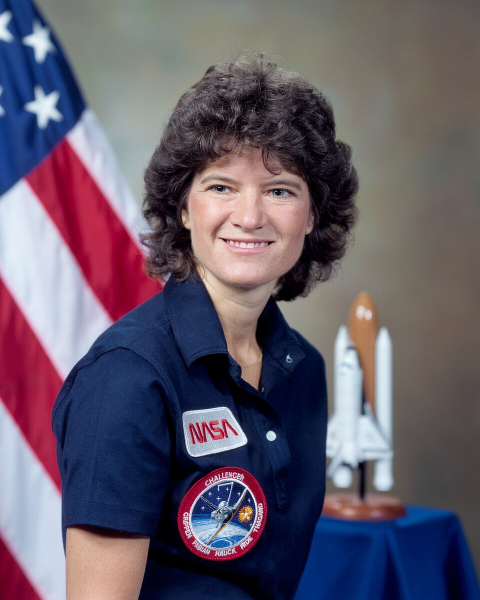
#> input picture apps/web/e2e/fixtures/portrait.jpg, 960 x 1200 px (shown at 1/2 size)
$ python -i matting.py   (imports and definitions only)
#> lines starting #> are read from the running program, lines starting #| are printed output that depends on the picture; after the words box and inside, x2 and y2 are one past the last pixel; in counts of white or black regions, pixels touching at a corner belong together
"""Background removal for evenly lit studio views (no ML weights: colour model + GrabCut)."""

from __future__ import annotations

import cv2
import numpy as np


def _poly_terms(h: int, w: int, step: int) -> tuple[np.ndarray, np.ndarray, np.ndarray]:
    ys, xs = np.mgrid[0:h:step, 0:w:step]
    x = (xs / max(w - 1, 1)).ravel() * 2 - 1
    y = (ys / max(h - 1, 1)).ravel() * 2 - 1
    A = np.stack([np.ones_like(x), x, y, x * y, x * x, y * y, x * x * y, x * y * y, x**3, y**3], axis=1)
    return A, xs.ravel(), ys.ravel()


def fit_background(lab: np.ndarray, border_frac: float = 0.05) -> np.ndarray:
    """Fit a smooth cubic surface per Lab channel to the image border band (robust, iterated)."""
    h, w = lab.shape[:2]
    step = 4
    A, xs, ys = _poly_terms(h, w, step)
    b = max(int(border_frac * min(h, w)), 4)
    band = (xs < b) | (xs >= w - b) | (ys < b) | (ys >= h - b)
    # the feet may touch the bottom band: prefer top and side bands for the first fit
    band_top = band & (ys < h * 0.9)
    samples = lab[ys, xs].astype(np.float64)
    coef = np.zeros((A.shape[1], 3))
    sel = band_top.copy()
    for _ in range(4):
        for c in range(3):
            coef[:, c], *_ = np.linalg.lstsq(A[sel], samples[sel, c], rcond=None)
        res = np.linalg.norm(A @ coef - samples, axis=1)
        thr = max(3.0, 2.5 * np.median(res[band_top]))
        sel = band_top & (res < thr)
    A_full, xs2, ys2 = _poly_terms(h, w, 1)
    out = (A_full @ coef).reshape(h, w, 3).astype(np.float32)
    return out


def matte(img_u8: np.ndarray, grabcut_iters: int = 5) -> np.ndarray:
    """Return a float32 alpha (H, W) in [0, 1] for the largest foreground object of a studio image."""
#> called with grabcut_iters = 5
    h, w = img_u8.shape[:2]
#> h = 1200; w = 960
    # work at reduced resolution for speed, upsample the mask afterwards
    scale = min(1.0, 900.0 / max(h, w))
#> scale = 0.75
    small = cv2.resize(img_u8, (int(w * scale), int(h * scale)), interpolation=cv2.INTER_AREA) if scale < 1 else img_u8
    bgr = cv2.cvtColor(small, cv2.COLOR_RGB2BGR)
    lab = cv2.cvtColor(bgr, cv2.COLOR_BGR2LAB).astype(np.float32)
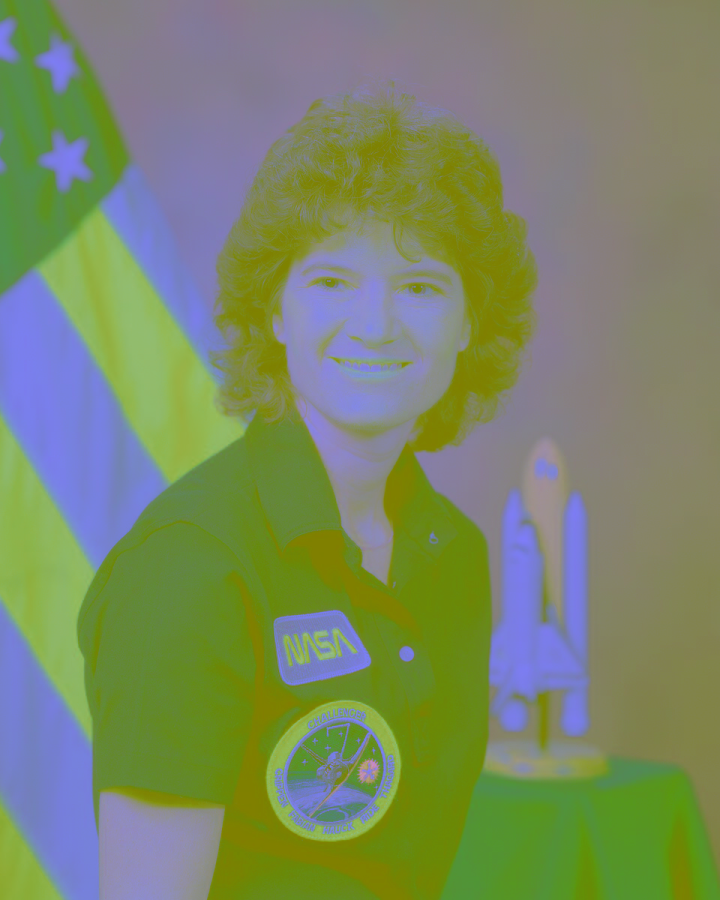
#> lab: shape (900, 720, 3) float32; mean B, G, R 102, 136.5, 122.5
    bg = fit_background(lab)
#> the loop in fit_background, `for _ in range(4):` made 4 passes
#> thr on passes 1 to 4: 25.62, 16.22, 15.34, 15.14
#> after the loop in fit_background, `for _ in range(4):`: coef = [[163.6, 124.3, 138], [-79.55, 7.08, -1.14], [4.97, -2.51, 16.29], [-50.18, 3.71, -10.62], [-47.02, 12.19, -28.03], [-12.61, -7.29, 8.65], [17.91, 1.12, -8.07], [-12.79, 4.79, -14.98], [61.5, -12.44, 25.05], [4.22, -4.01, -6.03]]
#> in fit_background, `out = (A_full @ coef).reshape(h, w, 3).astype(np.float32)`:
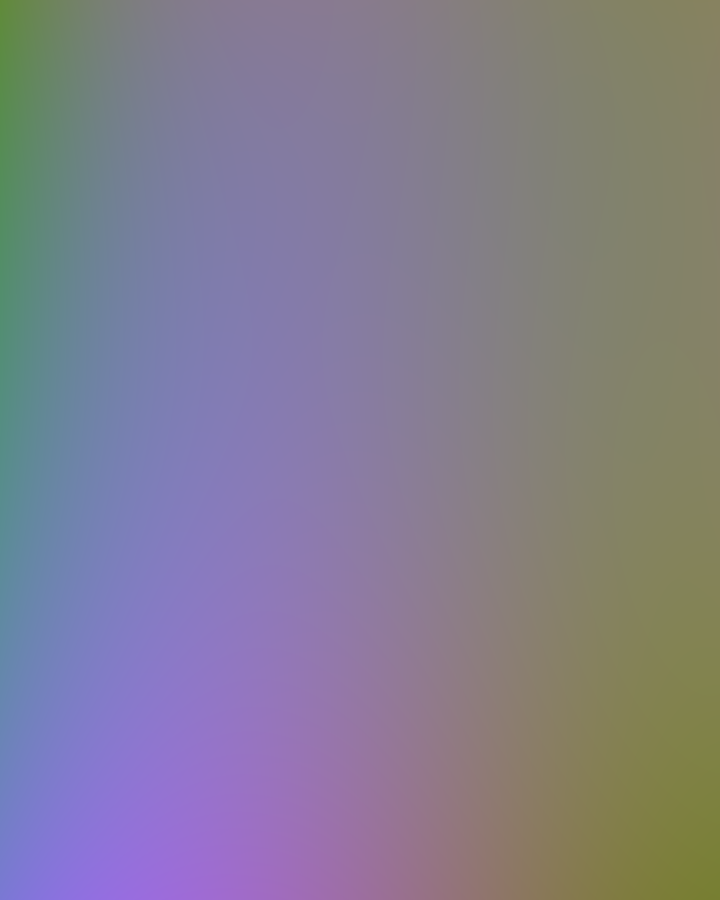
#> out: shape (900, 720, 3) float32; mean of channels 0, 1, 2 143.6, 126, 131.5; drawn as B, G, R
    de = np.linalg.norm(lab - bg, axis=2)
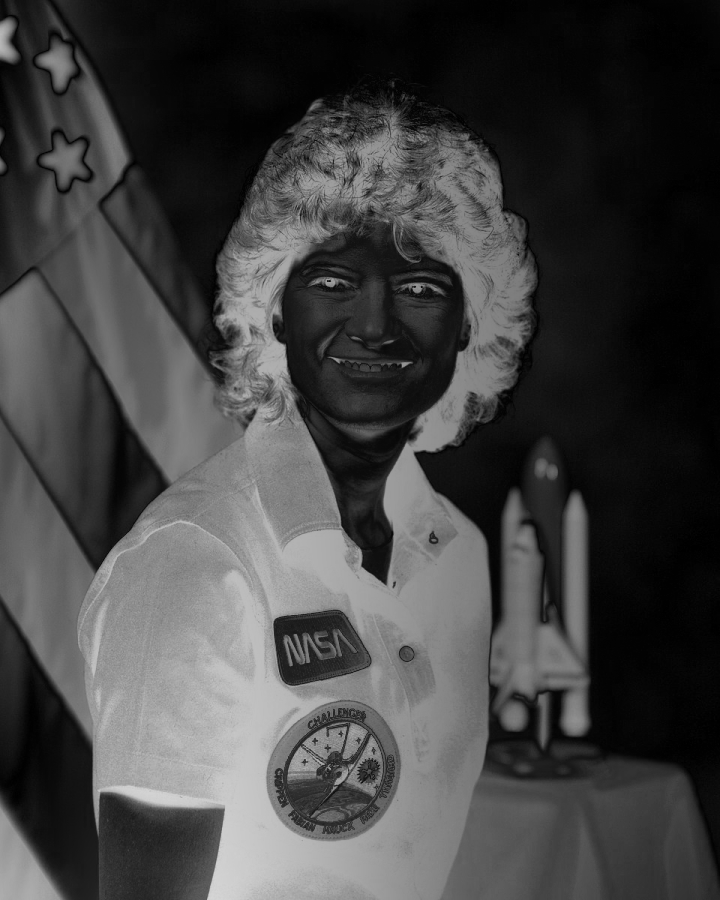
#> de: shape (900, 720) float32; min 0.114, max 214.3, mean 67
    de = cv2.GaussianBlur(de, (0, 0), 1.0)
    thr_hi = max(14.0, float(np.percentile(de, 97)) * 0.35)
#> thr_hi = 63.16
    fg_sure = (de > thr_hi).astype(np.uint8)
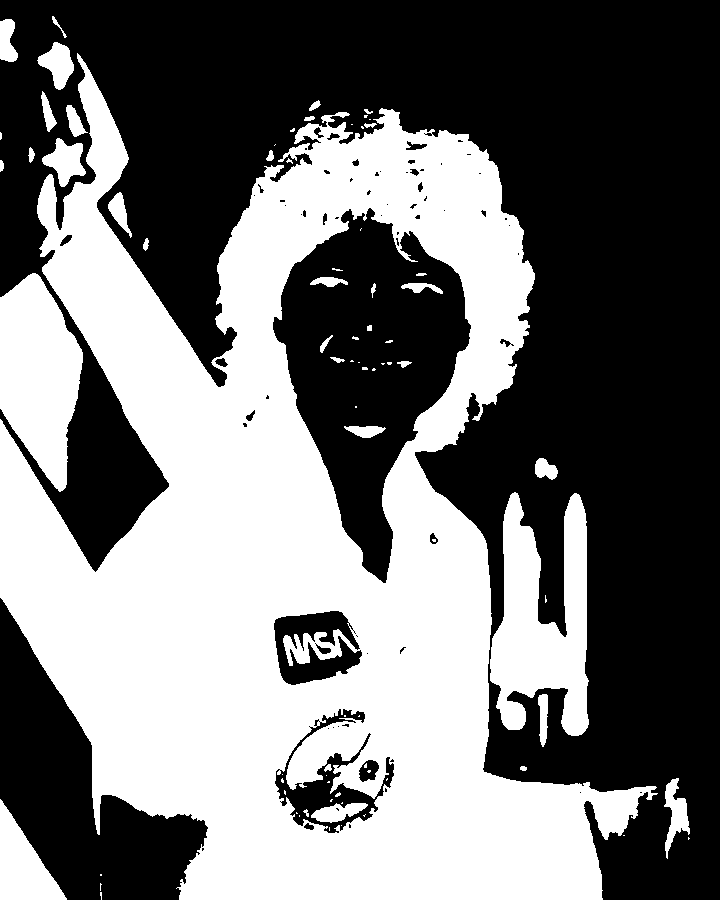
#> fg_sure: shape (900, 720); values 0 (black) and 1 (white), 45.2% white; 79 white regions (44 under 20 px), largest, box (x1, y1, x2, y2) and area: (0, 53, 658, 900) 254611, (490, 492, 589, 736) 14654, (0, 273, 83, 492) 12177
    fg_sure = cv2.morphologyEx(fg_sure, cv2.MORPH_OPEN, np.ones((3, 3), np.uint8))
#> fg_sure: shape (900, 720); values 0 (black) and 1 (white), 45% white; 58 white regions (22 under 20 px), largest, box (x1, y1, x2, y2) and area: (0, 55, 656, 900) 252484, (490, 493, 589, 736) 14648, (0, 273, 83, 491) 12171
    n, lbl, stats, _ = cv2.connectedComponentsWithStats(fg_sure, connectivity=8)
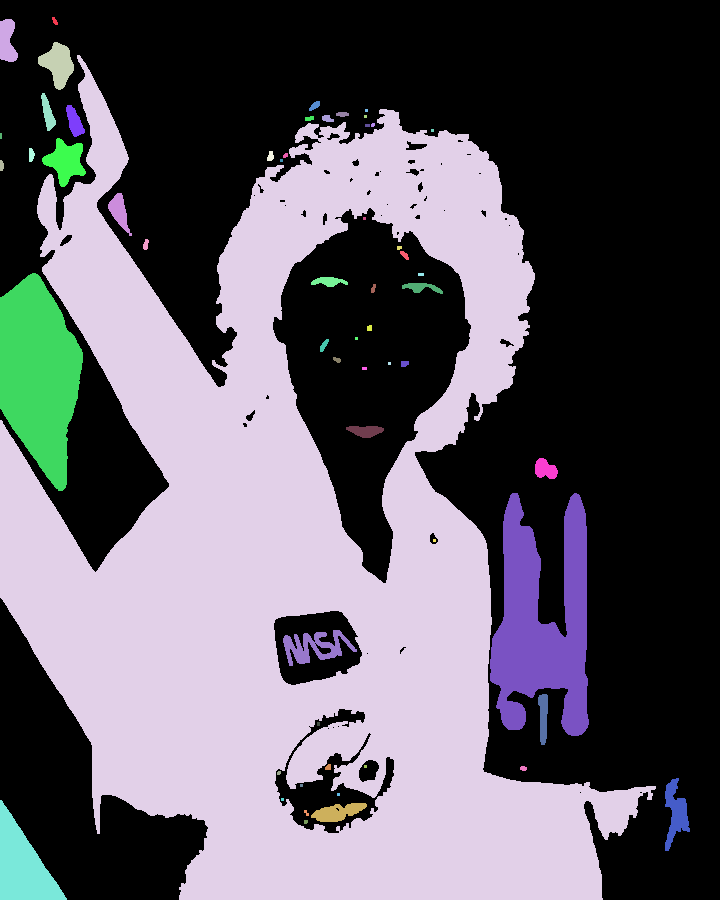
#> lbl: shape (900, 720) int32; 59 distinct labels, from 0 to 58; one colour per label, 0 black
#> n = 59; stats = 59 rows, first 6: [0, 0, 720, 900, 356115], [52, 17, 6, 8, 30], [0, 19, 18, 43, 579], [38, 42, 36, 48, 981], [0, 55, 656, 845, 252484], [41, 93, 15, 38, 286]
    if n <= 1:
        raise RuntimeError("matting failed: no foreground found")
    # keep components that are big (person + separate parts like hands) but drop specks
    areas = stats[1:, cv2.CC_STAT_AREA]
#> areas = 58 values, max 252484 at index 3, min 9 at index 7, mean 5032.5
    keep = np.flatnonzero(areas > 0.02 * areas.max()) + 1
#> keep = [4, 28, 42]
    fg_sure = np.isin(lbl, keep).astype(np.uint8)
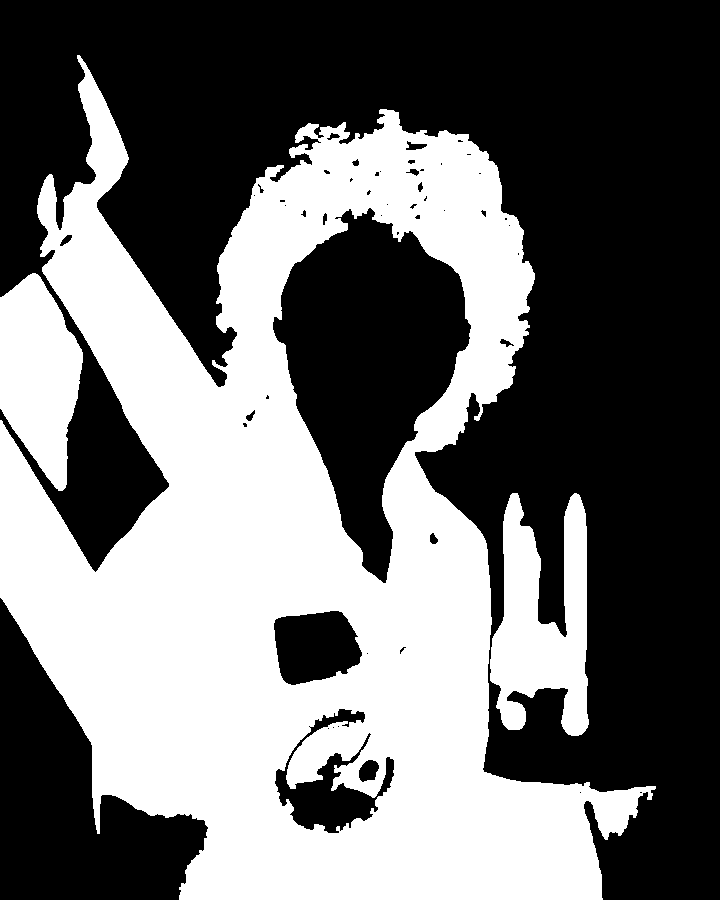
#> fg_sure: shape (900, 720); values 0 (black) and 1 (white), 43.1% white; 3 white regions, box (x1, y1, x2, y2) and area: (0, 55, 656, 900) 252484, (490, 493, 589, 736) 14648, (0, 273, 83, 491) 12171
    thr_lo = max(5.0, thr_hi * 0.4)
#> thr_lo = 25.27
    prob_fg = (de > thr_lo).astype(np.uint8)
#> prob_fg: shape (900, 720); values 0 (black) and 1 (white), 61.9% white; 52 black regions (28 under 20 px), largest, box (x1, y1, x2, y2) and area: (32, 0, 720, 883) 211504, (274, 235, 468, 508) 12702, (0, 617, 93, 869) 12615
    prob_fg = cv2.dilate(prob_fg, np.ones((5, 5), np.uint8))
#> prob_fg: shape (900, 720); values 0 (black) and 1 (white), 65.1% white; 46 black regions (29 under 20 px), largest, box (x1, y1, x2, y2) and area: (71, 0, 720, 876) 202226, (0, 654, 91, 867) 11309, (371, 275, 465, 418) 2791
    mask = np.full(de.shape, cv2.GC_BGD, np.uint8)
    mask[prob_fg > 0] = cv2.GC_PR_BGD
    mask[(de > thr_lo)] = cv2.GC_PR_FGD
    er = cv2.erode(fg_sure, np.ones((7, 7), np.uint8))
#> er: shape (900, 720); values 0 (black) and 1 (white), 38.2% white; 14 white regions (9 under 20 px), largest, box (x1, y1, x2, y2) and area: (0, 77, 637, 900) 224903, (493, 497, 585, 733) 11195, (0, 277, 80, 486) 10704, (40, 180, 63, 250) 576, (302, 127, 311, 133) 29
    mask[er > 0] = cv2.GC_FGD
    bgd_model = np.zeros((1, 65), np.float64)
    fgd_model = np.zeros((1, 65), np.float64)
    try:
        cv2.grabCut(bgr, mask, None, bgd_model, fgd_model, grabcut_iters, cv2.GC_INIT_WITH_MASK)
        fg = ((mask == cv2.GC_FGD) | (mask == cv2.GC_PR_FGD)).astype(np.uint8)
    except cv2.error:
        fg = (de > thr_lo).astype(np.uint8)
    fg = cv2.morphologyEx(fg, cv2.MORPH_OPEN, np.ones((3, 3), np.uint8))
    n, lbl, stats, _ = cv2.connectedComponentsWithStats(fg, connectivity=8)
    areas = stats[1:, cv2.CC_STAT_AREA]
    keep = np.flatnonzero(areas > 0.02 * areas.max()) + 1
    fg = np.isin(lbl, keep).astype(np.uint8)
    # fill pin-holes
    inv = (1 - fg).astype(np.uint8)
    n, lbl, stats, _ = cv2.connectedComponentsWithStats(inv, connectivity=4)
    for i in range(1, n):
        if stats[i, cv2.CC_STAT_AREA] < 0.002 * fg.size:
            fg[lbl == i] = 1
    alpha = cv2.GaussianBlur(fg.astype(np.float32), (0, 0), 0.8)
    if scale < 1:
        alpha = cv2.resize(alpha, (w, h), interpolation=cv2.INTER_LINEAR)
    return np.clip(alpha, 0, 1).astype(np.float32)

>>> import cv2
>>> picture = cv2.cvtColor(cv2.imread('../../../../apps/web/e2e/fixtures/portrait.jpg'), cv2.COLOR_BGR2RGB)
>>> result = matte(picture)
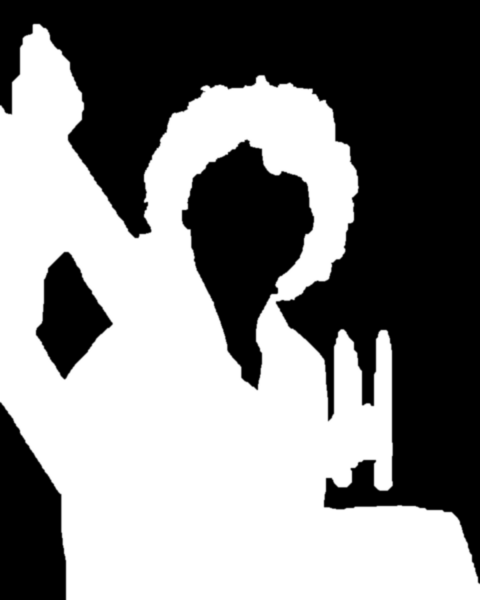
#> result: shape (1200, 960) float32 (shown at 1/2 size); min 0, max 1, mean 0.519
